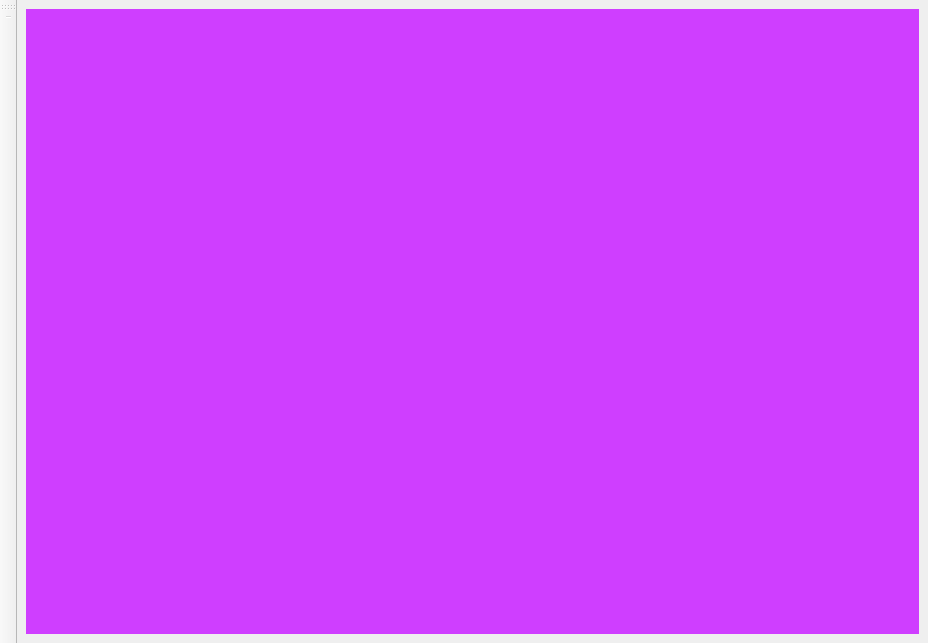
<?xml version="1.0" encoding="UTF-8"?>
<ui version="4.0">
 <class>MainWindow</class>
 <widget class="QMainWindow" name="MainWindow">
  <property name="geometry">
   <rect>
    <x>0</x>
    <y>0</y>
    <width>928</width>
    <height>643</height>
   </rect>
  </property>
  <property name="windowTitle">
   <string>MainWindow</string>
  </property>
  <property name="styleSheet">
   <string notr="true"/>
  </property>
  <widget class="QWidget" name="centralwidget">
   <layout class="QVBoxLayout" name="verticalLayout">
    <item>
     <widget class="QStackedWidget" name="stackedWidget">
      <property name="currentIndex">
       <number>0</number>
      </property>
      <widget class="QWidget" name="ConvexHullWidget">
       <property name="styleSheet">
        <string notr="true">background-color: rgb(207, 62, 255);</string>
       </property>
      </widget>
      <widget class="QWidget" name="page"/>
      <widget class="QWidget" name="page_2"/>
     </widget>
    </item>
   </layout>
  </widget>
  <widget class="QToolBar" name="toolBar">
   <property name="windowTitle">
    <string>toolBar</string>
   </property>
   <property name="toolButtonStyle">
    <enum>Qt::ToolButtonIconOnly</enum>
   </property>
   <attribute name="toolBarArea">
    <enum>LeftToolBarArea</enum>
   </attribute>
   <attribute name="toolBarBreak">
    <bool>false</bool>
   </attribute>
   <addaction name="separator"/>
  </widget>
 </widget>
 <resources/>
 <connections/>
</ui>
